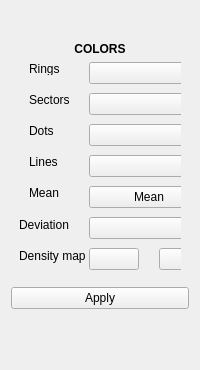
            <widget class="QFrame" name="frame_10">
             <property name="frameShape">
              <enum>QFrame::NoFrame</enum>
             </property>
             <property name="frameShadow">
              <enum>QFrame::Raised</enum>
             </property>
             <layout class="QVBoxLayout" name="verticalLayout_6">
              <item>
               <widget class="QFrame" name="frame_12">
                <property name="sizePolicy">
                 <sizepolicy hsizetype="Preferred" vsizetype="MinimumExpanding">
                  <horstretch>0</horstretch>
                  <verstretch>0</verstretch>
                 </sizepolicy>
                </property>
                <property name="maximumSize">
                 <size>
                  <width>16777215</width>
                  <height>150</height>
                 </size>
                </property>
                <property name="frameShape">
                 <enum>QFrame::NoFrame</enum>
                </property>
                <property name="frameShadow">
                 <enum>QFrame::Raised</enum>
                </property>
                <layout class="QVBoxLayout" name="verticalLayout_8">
                 <property name="spacing">
                  <number>3</number>
                 </property>
                 <property name="leftMargin">
                  <number>4</number>
                 </property>
                 <property name="topMargin">
                  <number>4</number>
                 </property>
                 <property name="rightMargin">
                  <number>4</number>
                 </property>
                 <property name="bottomMargin">
                  <number>4</number>
                 </property>
                 <item>
                  <widget class="QFrame" name="frame_14">
                   <property name="sizePolicy">
                    <sizepolicy hsizetype="Preferred" vsizetype="Minimum">
                     <horstretch>0</horstretch>
                     <verstretch>0</verstretch>
                    </sizepolicy>
                   </property>
                   <property name="minimumSize">
                    <size>
                     <width>0</width>
                     <height>0</height>
                    </size>
                   </property>
                   <property name="maximumSize">
                    <size>
                     <width>16777215</width>
                     <height>16777215</height>
                    </size>
                   </property>
                   <property name="frameShape">
                    <enum>QFrame::NoFrame</enum>
                   </property>
                   <property name="frameShadow">
                    <enum>QFrame::Raised</enum>
                   </property>
                   <widget class="QLabel" name="label_17">
                    <property name="geometry">
                     <rect>
                      <x>0</x>
                      <y>0</y>
                      <width>231</width>
                      <height>20</height>
                     </rect>
                    </property>
                    <property name="text">
                     <string>&lt;html&gt;&lt;head/&gt;&lt;body&gt;&lt;p&gt;&lt;span style=&quot; font-weight:600;&quot;&gt;CIRCULAR GRAPHICS&lt;/span&gt;&lt;/p&gt;&lt;/body&gt;&lt;/html&gt;</string>
                    </property>
                    <property name="alignment">
                     <set>Qt::AlignCenter</set>
                    </property>
                   </widget>
                  </widget>
                 </item>
                 <item>
                  <widget class="QFrame" name="frame_15">
                   <property name="frameShape">
                    <enum>QFrame::NoFrame</enum>
                   </property>
                   <property name="frameShadow">
                    <enum>QFrame::Raised</enum>
                   </property>
                   <widget class="QSpinBox" name="anillos">
                    <property name="geometry">
                     <rect>
                      <x>80</x>
                      <y>0</y>
                      <width>41</width>
                      <height>20</height>
                     </rect>
                    </property>
                    <property name="minimum">
                     <number>5</number>
                    </property>
                    <property name="maximum">
                     <number>20</number>
                    </property>
                   </widget>
                   <widget class="QLabel" name="label_7">
                    <property name="geometry">
                     <rect>
                      <x>0</x>
                      <y>0</y>
                      <width>71</width>
                      <height>16</height>
                     </rect>
                    </property>
                    <property name="text">
                     <string>Number Rings</string>
                    </property>
                   </widget>
                   <widget class="QLabel" name="label_18">
                    <property name="geometry">
                     <rect>
                      <x>130</x>
                      <y>0</y>
                      <width>51</width>
                      <height>16</height>
                     </rect>
                    </property>
                    <property name="text">
                     <string>Distance:</string>
                    </property>
                   </widget>
                   <widget class="QLabel" name="long_a">
                    <property name="geometry">
                     <rect>
                      <x>180</x>
                      <y>0</y>
                      <width>41</width>
                      <height>16</height>
                     </rect>
                    </property>
                    <property name="text">
                     <string>Long_r</string>
                    </property>
                   </widget>
                  </widget>
                 </item>
                 <item>
                  <widget class="QFrame" name="frame_16">
                   <property name="frameShape">
                    <enum>QFrame::NoFrame</enum>
                   </property>
                   <property name="frameShadow">
                    <enum>QFrame::Raised</enum>
                   </property>
                   <widget class="QLabel" name="label_8">
                    <property name="geometry">
                     <rect>
                      <x>0</x>
                      <y>0</y>
                      <width>81</width>
                      <height>16</height>
                     </rect>
                    </property>
                    <property name="text">
                     <string>Number Sectors</string>
                    </property>
                   </widget>
                   <widget class="QSpinBox" name="section_a">
                    <property name="geometry">
                     <rect>
                      <x>80</x>
                      <y>0</y>
                      <width>41</width>
                      <height>20</height>
                     </rect>
                    </property>
                    <property name="minimum">
                     <number>4</number>
                    </property>
                    <property name="maximum">
                     <number>30</number>
                    </property>
                   </widget>
                   <widget class="QLabel" name="label_10">
                    <property name="geometry">
                     <rect>
                      <x>130</x>
                      <y>0</y>
                      <width>41</width>
                      <height>16</height>
                     </rect>
                    </property>
                    <property name="text">
                     <string>Degree:</string>
                    </property>
                   </widget>
                   <widget class="QLabel" name="deg_a">
                    <property name="geometry">
                     <rect>
                      <x>180</x>
                      <y>0</y>
                      <width>51</width>
                      <height>16</height>
                     </rect>
                    </property>
                    <property name="text">
                     <string>Div_grad</string>
                    </property>
                   </widget>
                  </widget>
                 </item>
                 <item>
                  <widget class="QFrame" name="frame_25">
                   <property name="frameShape">
                    <enum>QFrame::NoFrame</enum>
                   </property>
                   <property name="frameShadow">
                    <enum>QFrame::Raised</enum>
                   </property>
                   <widget class="QLabel" name="label_26">
                    <property name="geometry">
                     <rect>
                      <x>0</x>
                      <y>10</y>
                      <width>47</width>
                      <height>13</height>
                     </rect>
                    </property>
                    <property name="text">
                     <string>Opacity </string>
                    </property>
                   </widget>
                   <widget class="QSpinBox" name="trans_desv">
                    <property name="geometry">
                     <rect>
                      <x>80</x>
                      <y>10</y>
                      <width>61</width>
                      <height>22</height>
                     </rect>
                    </property>
                    <property name="suffix">
                     <string>%</string>
                    </property>
                    <property name="prefix">
                     <string/>
                    </property>
                    <property name="maximum">
                     <number>100</number>
                    </property>
                    <property name="value">
                     <number>30</number>
                    </property>
                    <property name="displayIntegerBase">
                     <number>10</number>
                    </property>
                   </widget>
                  </widget>
                 </item>
                </layout>
               </widget>
              </item>
              <item>
               <widget class="QFrame" name="frame_13">
                <property name="sizePolicy">
                 <sizepolicy hsizetype="Preferred" vsizetype="MinimumExpanding">
                  <horstretch>0</horstretch>
                  <verstretch>0</verstretch>
                 </sizepolicy>
                </property>
                <property name="minimumSize">
                 <size>
                  <width>0</width>
                  <height>0</height>
                 </size>
                </property>
                <property name="frameShape">
                 <enum>QFrame::NoFrame</enum>
                </property>
                <property name="frameShadow">
                 <enum>QFrame::Raised</enum>
                </property>
                <layout class="QVBoxLayout" name="verticalLayout_7">
                 <property name="leftMargin">
                  <number>8</number>
                 </property>
                 <property name="topMargin">
                  <number>8</number>
                 </property>
                 <property name="rightMargin">
                  <number>8</number>
                 </property>
                 <property name="bottomMargin">
                  <number>8</number>
                 </property>
                 <item>
                  <widget class="QLabel" name="label_34">
                   <property name="sizePolicy">
                    <sizepolicy hsizetype="Preferred" vsizetype="Fixed">
                     <horstretch>0</horstretch>
                     <verstretch>0</verstretch>
                    </sizepolicy>
                   </property>
                   <property name="minimumSize">
                    <size>
                     <width>0</width>
                     <height>0</height>
                    </size>
                   </property>
                   <property name="sizeIncrement">
                    <size>
                     <width>0</width>
                     <height>0</height>
                    </size>
                   </property>
                   <property name="text">
                    <string>&lt;html&gt;&lt;head/&gt;&lt;body&gt;&lt;p&gt;&lt;span style=&quot; font-weight:600;&quot;&gt;COLORS&lt;/span&gt;&lt;/p&gt;&lt;/body&gt;&lt;/html&gt;</string>
                   </property>
                   <property name="alignment">
                    <set>Qt::AlignCenter</set>
                   </property>
                  </widget>
                 </item>
                 <item>
                  <widget class="QFrame" name="frame_18">
                   <property name="sizePolicy">
                    <sizepolicy hsizetype="Preferred" vsizetype="Fixed">
                     <horstretch>0</horstretch>
                     <verstretch>0</verstretch>
                    </sizepolicy>
                   </property>
                   <property name="minimumSize">
                    <size>
                     <width>0</width>
                     <height>25</height>
                    </size>
                   </property>
                   <property name="frameShape">
                    <enum>QFrame::NoFrame</enum>
                   </property>
                   <property name="frameShadow">
                    <enum>QFrame::Raised</enum>
                   </property>
                   <widget class="QLabel" name="label_19">
                    <property name="geometry">
                     <rect>
                      <x>10</x>
                      <y>0</y>
                      <width>227</width>
                      <height>13</height>
                     </rect>
                    </property>
                    <property name="sizePolicy">
                     <sizepolicy hsizetype="Preferred" vsizetype="Fixed">
                      <horstretch>0</horstretch>
                      <verstretch>0</verstretch>
                     </sizepolicy>
                    </property>
                    <property name="text">
                     <string>Rings</string>
                    </property>
                   </widget>
                   <widget class="QgsColorButton" name="Color_ring">
                    <property name="geometry">
                     <rect>
                      <x>70</x>
                      <y>0</y>
                      <width>120</width>
                      <height>22</height>
                     </rect>
                    </property>
                    <property name="minimumSize">
                     <size>
                      <width>24</width>
                      <height>0</height>
                     </size>
                    </property>
                    <property name="color">
                     <color>
                      <red>85</red>
                      <green>170</green>
                      <blue>255</blue>
                     </color>
                    </property>
                   </widget>
                  </widget>
                 </item>
                 <item>
                  <widget class="QFrame" name="frame_19">
                   <property name="sizePolicy">
                    <sizepolicy hsizetype="Preferred" vsizetype="Fixed">
                     <horstretch>0</horstretch>
                     <verstretch>0</verstretch>
                    </sizepolicy>
                   </property>
                   <property name="minimumSize">
                    <size>
                     <width>0</width>
                     <height>25</height>
                    </size>
                   </property>
                   <property name="frameShape">
                    <enum>QFrame::NoFrame</enum>
                   </property>
                   <property name="frameShadow">
                    <enum>QFrame::Raised</enum>
                   </property>
                   <widget class="QLabel" name="label_21">
                    <property name="geometry">
                     <rect>
                      <x>10</x>
                      <y>0</y>
                      <width>227</width>
                      <height>13</height>
                     </rect>
                    </property>
                    <property name="text">
                     <string>Sectors</string>
                    </property>
                   </widget>
                   <widget class="QgsColorButton" name="Color_bin">
                    <property name="geometry">
                     <rect>
                      <x>70</x>
                      <y>0</y>
                      <width>120</width>
                      <height>22</height>
                     </rect>
                    </property>
                    <property name="color">
                     <color>
                      <red>161</red>
                      <green>161</green>
                      <blue>161</blue>
                     </color>
                    </property>
                   </widget>
                  </widget>
                 </item>
                 <item>
                  <widget class="QFrame" name="frame_20">
                   <property name="sizePolicy">
                    <sizepolicy hsizetype="Preferred" vsizetype="Fixed">
                     <horstretch>0</horstretch>
                     <verstretch>0</verstretch>
                    </sizepolicy>
                   </property>
                   <property name="minimumSize">
                    <size>
                     <width>0</width>
                     <height>25</height>
                    </size>
                   </property>
                   <property name="frameShape">
                    <enum>QFrame::NoFrame</enum>
                   </property>
                   <property name="frameShadow">
                    <enum>QFrame::Raised</enum>
                   </property>
                   <widget class="QLabel" name="label_22">
                    <property name="geometry">
                     <rect>
                      <x>10</x>
                      <y>0</y>
                      <width>227</width>
                      <height>13</height>
                     </rect>
                    </property>
                    <property name="text">
                     <string>Dots</string>
                    </property>
                   </widget>
                   <widget class="QgsColorButton" name="Color_dot">
                    <property name="geometry">
                     <rect>
                      <x>70</x>
                      <y>0</y>
                      <width>120</width>
                      <height>22</height>
                     </rect>
                    </property>
                    <property name="color">
                     <color>
                      <red>255</red>
                      <green>0</green>
                      <blue>0</blue>
                     </color>
                    </property>
                   </widget>
                  </widget>
                 </item>
                 <item>
                  <widget class="QFrame" name="frame_21">
                   <property name="sizePolicy">
                    <sizepolicy hsizetype="Preferred" vsizetype="Fixed">
                     <horstretch>0</horstretch>
                     <verstretch>0</verstretch>
                    </sizepolicy>
                   </property>
                   <property name="minimumSize">
                    <size>
                     <width>0</width>
                     <height>25</height>
                    </size>
                   </property>
                   <property name="frameShape">
                    <enum>QFrame::NoFrame</enum>
                   </property>
                   <property name="frameShadow">
                    <enum>QFrame::Raised</enum>
                   </property>
                   <widget class="QLabel" name="label_24">
                    <property name="geometry">
                     <rect>
                      <x>10</x>
                      <y>0</y>
                      <width>227</width>
                      <height>13</height>
                     </rect>
                    </property>
                    <property name="text">
                     <string>Lines</string>
                    </property>
                   </widget>
                   <widget class="QgsColorButton" name="Color_line">
                    <property name="geometry">
                     <rect>
                      <x>70</x>
                      <y>0</y>
                      <width>120</width>
                      <height>22</height>
                     </rect>
                    </property>
                    <property name="color">
                     <color>
                      <red>0</red>
                      <green>0</green>
                      <blue>0</blue>
                     </color>
                    </property>
                   </widget>
                  </widget>
                 </item>
                 <item>
                  <widget class="QFrame" name="frame_22">
                   <property name="sizePolicy">
                    <sizepolicy hsizetype="Preferred" vsizetype="Fixed">
                     <horstretch>0</horstretch>
                     <verstretch>0</verstretch>
                    </sizepolicy>
                   </property>
                   <property name="minimumSize">
                    <size>
                     <width>0</width>
                     <height>25</height>
                    </size>
                   </property>
                   <property name="frameShape">
                    <enum>QFrame::NoFrame</enum>
                   </property>
                   <property name="frameShadow">
                    <enum>QFrame::Raised</enum>
                   </property>
                   <widget class="QLabel" name="label_23">
                    <property name="geometry">
                     <rect>
                      <x>10</x>
                      <y>0</y>
                      <width>227</width>
                      <height>13</height>
                     </rect>
                    </property>
                    <property name="text">
                     <string>Mean</string>
                    </property>
                   </widget>
                   <widget class="QgsColorButton" name="Color_mean">
                    <property name="geometry">
                     <rect>
                      <x>70</x>
                      <y>0</y>
                      <width>120</width>
                      <height>22</height>
                     </rect>
                    </property>
                    <property name="text">
                     <string>Mean</string>
                    </property>
                    <property name="color">
                     <color>
                      <red>0</red>
                      <green>0</green>
                      <blue>255</blue>
                     </color>
                    </property>
                   </widget>
                  </widget>
                 </item>
                 <item>
                  <widget class="QFrame" name="frame_23">
                   <property name="sizePolicy">
                    <sizepolicy hsizetype="Preferred" vsizetype="Fixed">
                     <horstretch>0</horstretch>
                     <verstretch>0</verstretch>
                    </sizepolicy>
                   </property>
                   <property name="minimumSize">
                    <size>
                     <width>0</width>
                     <height>25</height>
                    </size>
                   </property>
                   <property name="frameShape">
                    <enum>QFrame::NoFrame</enum>
                   </property>
                   <property name="frameShadow">
                    <enum>QFrame::Raised</enum>
                   </property>
                   <widget class="QLabel" name="label_20">
                    <property name="geometry">
                     <rect>
                      <x>0</x>
                      <y>0</y>
                      <width>61</width>
                      <height>16</height>
                     </rect>
                    </property>
                    <property name="text">
                     <string>Deviation</string>
                    </property>
                   </widget>
                   <widget class="QgsColorButton" name="Color_desv">
                    <property name="geometry">
                     <rect>
                      <x>70</x>
                      <y>0</y>
                      <width>120</width>
                      <height>22</height>
                     </rect>
                    </property>
                    <property name="color">
                     <color>
                      <red>255</red>
                      <green>170</green>
                      <blue>127</blue>
                     </color>
                    </property>
                   </widget>
                  </widget>
                 </item>
                 <item>
                  <widget class="QFrame" name="frame_24">
                   <property name="sizePolicy">
                    <sizepolicy hsizetype="Preferred" vsizetype="Fixed">
                     <horstretch>0</horstretch>
                     <verstretch>0</verstretch>
                    </sizepolicy>
                   </property>
                   <property name="minimumSize">
                    <size>
                     <width>0</width>
                     <height>25</height>
                    </size>
                   </property>
                   <property name="frameShape">
                    <enum>QFrame::NoFrame</enum>
                   </property>
                   <property name="frameShadow">
                    <enum>QFrame::Raised</enum>
                   </property>
                   <widget class="QLabel" name="label_25">
                    <property name="geometry">
                     <rect>
                      <x>0</x>
                      <y>0</y>
                      <width>71</width>
                      <height>16</height>
                     </rect>
                    </property>
                    <property name="text">
                     <string>Density map</string>
                    </property>
                   </widget>
                   <widget class="QgsColorButton" name="Color_d1">
                    <property name="geometry">
                     <rect>
                      <x>70</x>
                      <y>0</y>
                      <width>50</width>
                      <height>22</height>
                     </rect>
                    </property>
                    <property name="color">
                     <color>
                      <red>0</red>
                      <green>111</green>
                      <blue>44</blue>
                     </color>
                    </property>
                   </widget>
                   <widget class="QgsColorButton" name="Color_d2">
                    <property name="geometry">
                     <rect>
                      <x>140</x>
                      <y>0</y>
                      <width>50</width>
                      <height>22</height>
                     </rect>
                    </property>
                    <property name="color">
                     <color>
                      <red>236</red>
                      <green>255</green>
                      <blue>235</blue>
                     </color>
                    </property>
                   </widget>
                  </widget>
                 </item>
                </layout>
               </widget>
              </item>
              <item>
               <widget class="QPushButton" name="Bt_apply">
                <property name="text">
                 <string>Apply</string>
                </property>
               </widget>
              </item>
              <item>
               <spacer name="verticalSpacer_7">
                <property name="orientation">
                 <enum>Qt::Vertical</enum>
                </property>
                <property name="sizeHint" stdset="0">
                 <size>
                  <width>20</width>
                  <height>50</height>
                 </size>
                </property>
               </spacer>
              </item>
             </layout>
            </widget>
